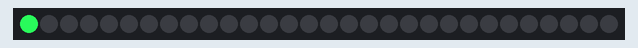
Bench run of a sketch on a simulated Arduino Uno, built with avr-gcc and run on an emulated ATmega328P. Shown: 30 RGB LEDs in strip order, left to right. Dim RGB values are drawn brighter than linear; random numbers use the default seed unless the sketch sets one.

Above: at 2.29 s.
At 7.41 s:
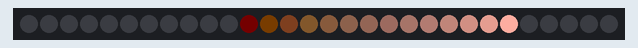
At 11.69 s:
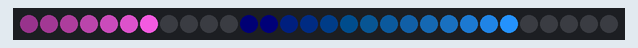
At 21.22 s:
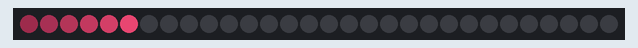
At 30.03 s:
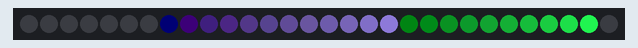
At 39.72 s:
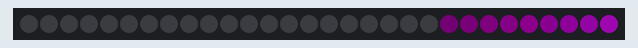

The sketch:

7_trails.ino
```cpp
// Laad de NeoPixel library
#include <Adafruit_NeoPixel.h>

// Definieer de pin waarop de LED-strip is aangesloten en het aantal pixels in de strip
#define PIN 6
#define NUMPIXELS 30

// Creëer een object van de Adafruit_NeoPixel class met het aantal pixels en de pin als parameters
Adafruit_NeoPixel pixels(NUMPIXELS, PIN, NEO_GRB + NEO_KHZ800);

void setup() {
  // Initialiseer de NeoPixel library
  pixels.begin();
}

// Initialiseer de variabelen voor de kleuren rood, groen en blauw
int r, g, b = 0;

void loop() {
  // Schuif de kleur van elke pixel op naar de volgende pixel
  for (int i = NUMPIXELS; i > 0; i--) {
    pixels.setPixelColor(i, pixels.getPixelColor(i - 1));
  }

  // Controleer of er een nieuwe kleur gegenereerd moet worden of niet
  if (random(50) == 0) {
    // Als er een nieuwe kleur gegenereerd moet worden, kies willekeurige waarden voor rood, groen en blauw
    r = random(255);
    g = random(255);
    b = random(255);
  } else {
    // Als er geen nieuwe kleur gegenereerd moet worden, verminder de helderheid van de huidige kleur met 70%
    r *= 0.7;
    g *= 0.7;
    b *= 0.7;
  }

  // Stel de kleur van de eerste pixel in op basis van de waarden van rood, groen en blauw
  pixels.setPixelColor(0, pixels.Color(r, g, b));

  // Laat de kleuren op de LED-strip zien
  pixels.show();

  // Voeg een vertraging van 10 milliseconden toe tussen elke iteratie van de loop
  delay(10);
}
```
